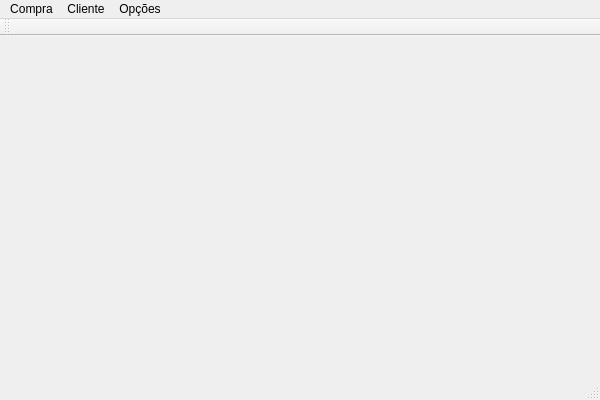
<?xml version="1.0" encoding="UTF-8"?>
<ui version="4.0">
 <class>MainWindow</class>
 <widget class="QMainWindow" name="MainWindow">
  <property name="geometry">
   <rect>
    <x>0</x>
    <y>0</y>
    <width>600</width>
    <height>400</height>
   </rect>
  </property>
  <property name="windowTitle">
   <string>MainWindow</string>
  </property>
  <widget class="QWidget" name="centralWidget"/>
  <widget class="QMenuBar" name="menuBar">
   <property name="geometry">
    <rect>
     <x>0</x>
     <y>0</y>
     <width>600</width>
     <height>24</height>
    </rect>
   </property>
   <widget class="QMenu" name="menuA_es">
    <property name="title">
     <string>Compra</string>
    </property>
    <addaction name="actionComprar"/>
    <addaction name="actionPagar"/>
   </widget>
   <widget class="QMenu" name="menuCliente">
    <property name="title">
     <string>Cliente</string>
    </property>
    <addaction name="actionAdicionar"/>
   </widget>
   <widget class="QMenu" name="menuOp_es">
    <property name="title">
     <string>Opções</string>
    </property>
    <addaction name="actionConfig"/>
   </widget>
   <addaction name="menuA_es"/>
   <addaction name="menuCliente"/>
   <addaction name="menuOp_es"/>
  </widget>
  <widget class="QToolBar" name="mainToolBar">
   <attribute name="toolBarArea">
    <enum>TopToolBarArea</enum>
   </attribute>
   <attribute name="toolBarBreak">
    <bool>false</bool>
   </attribute>
  </widget>
  <widget class="QStatusBar" name="statusBar"/>
  <action name="actionComprar">
   <property name="text">
    <string>Comprar</string>
   </property>
  </action>
  <action name="actionAdicionar">
   <property name="text">
    <string>Adicionar</string>
   </property>
  </action>
  <action name="actionConfig">
   <property name="text">
    <string>Configurações</string>
   </property>
  </action>
  <action name="actionPagar">
   <property name="text">
    <string>Pagar</string>
   </property>
  </action>
 </widget>
 <layoutdefault spacing="6" margin="11"/>
 <resources/>
 <connections/>
</ui>
